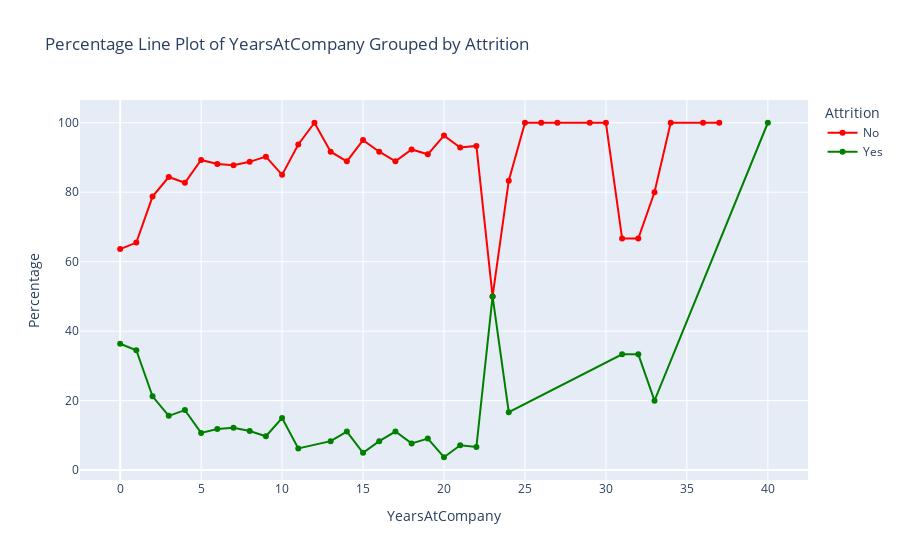

The cell this chart's notebook holds for it:
### Code cell
c = df.groupby(['YearsAtCompany','Attrition']).size().reset_index(name = 'Count')
t_c = df.groupby('YearsAtCompany').size().reset_index(name= 'Total')

c = c.merge(t_c,on = 'YearsAtCompany')
c['Percentage'] = (c["Count"] / c["Total"]) *100

fig = px.line(c,x='YearsAtCompany',y='Percentage',color = 'Attrition',markers = True,color_discrete_sequence=['red','green'],title='Percentage Line Plot of YearsAtCompany Grouped by Attrition')

fig.update_layout(xaxis_title="YearsAtCompany",
                  yaxis_title="Percentage",
                  legend_title = "Attrition",
                  hovermode = "x unified")
fig.show()

### Figure 1 — Plotly figure (JSON) as saved in the notebook; plotly's stock layout.template omitted (floating-point values rounded to 4 significant figures)
{"data": [{"hovertemplate": "Attrition=No<br>YearsAtCompany=%{x}<br>Percentage=%{y}<extra></extra>", "legendgroup": "No", "line": {"color": "red", "dash": "solid"}, "marker": {"symbol": "circle"}, "mode": "lines+markers", "name": "No", "orientation": "v", "showlegend": true, "type": "scatter", "x": [0, 1, 2, 3, 4, 5, 6, 7, 8, 9, 10, 11, 12, 13, 14, 15, 16, 17, 18, 19, 20, 21, 22, 23, 24, 25, 26, 27, 29, 30, 31, 32, 33, 34, 36, 37], "xaxis": "x", "y": [63.64, 65.5, 78.74, 84.38, 82.73, 89.29, 88.16, 87.78, 88.75, 90.24, 85, 93.75, 100, 91.67, 88.89, 95, 91.67, 88.89, 92.31, 90.91, 96.3, 92.86, 93.33, 50, 83.33, 100, 100, 100, 100, 100, 66.67, 66.67, 80, 100, 100, 100], "yaxis": "y"}, {"hovertemplate": "Attrition=Yes<br>YearsAtCompany=%{x}<br>Percentage=%{y}<extra></extra>", "legendgroup": "Yes", "line": {"color": "green", "dash": "solid"}, "marker": {"symbol": "circle"}, "mode": "lines+markers", "name": "Yes", "orientation": "v", "showlegend": true, "type": "scatter", "x": [0, 1, 2, 3, 4, 5, 6, 7, 8, 9, 10, 11, 13, 14, 15, 16, 17, 18, 19, 20, 21, 22, 23, 24, 31, 32, 33, 40], "xaxis": "x", "y": [36.36, 34.5, 21.26, 15.62, 17.27, 10.71, 11.84, 12.22, 11.25, 9.756, 15, 6.25, 8.333, 11.11, 5, 8.333, 11.11, 7.692, 9.091, 3.704, 7.143, 6.667, 50, 16.67, 33.33, 33.33, 20, 100], "yaxis": "y"}], "layout": {"hovermode": "x unified", "legend": {"title": {"text": "Attrition"}, "tracegroupgap": 0}, "title": {"text": "Percentage Line Plot of YearsAtCompany Grouped by Attrition"}, "xaxis": {"anchor": "y", "domain": [0, 1], "title": {"text": "YearsAtCompany"}}, "yaxis": {"anchor": "x", "domain": [0, 1], "title": {"text": "Percentage"}}}}
